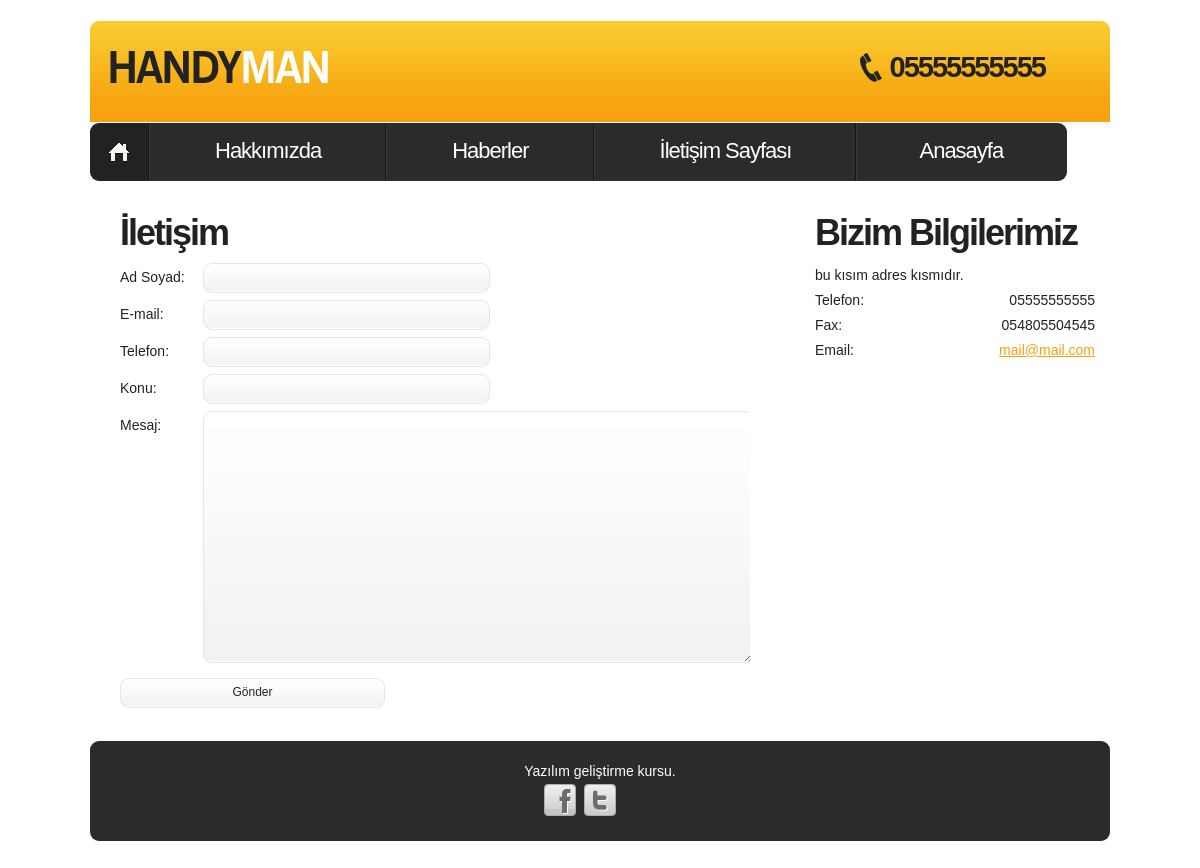
The app's page /tamirci/iletisim.php with its own data.
### tables this page shows
CREATE TABLE `ayarlar` (
  `ayar_id` int(11) NOT NULL,
  `ayar_logo` varchar(250) NOT NULL,
  `ayar_telefon` varchar(50) NOT NULL,
  `ayar_title` varchar(100) NOT NULL,
  `ayar_description` varchar(500) NOT NULL,
  `ayar_keywords` varchar(500) NOT NULL,
  `ayar_facebook` varchar(150) NOT NULL,
  `ayar_twitter` varchar(150) NOT NULL,
  `ayar_footer` varchar(500) NOT NULL,
  `ayar_adres` varchar(500) NOT NULL,
  `ayar_mail` varchar(100) NOT NULL,
  `ayar_fax` varchar(50) NOT NULL,
  `ayar_yedek` varchar(50) NOT NULL
);

CREATE TABLE `menuler` (
  `menu_id` int(11) NOT NULL,
  `menu_ad` varchar(50) NOT NULL,
  `menu_link` varchar(500) NOT NULL,
  `menu_ek` varchar(50) NOT NULL
);

### tamirci/iletisim.php (the view, shortened to what this page needs)
<?php
include 'header.php';
$sunucu = "localhost";
$database = "tamirci";
$username = "root";
$password = "";
$ayarSorgu = mysqli_query(mysqli_connect($sunucu, $username, $password, $database), "select * from ayarlar");
$ayarCek = mysqli_fetch_assoc($ayarSorgu)
?>
<section id="content">
  <div class="wrapper">
    <article class="col-1">
      <div class="indent-left">
        <h3 class="p1">İletişim</h3>
        <form id="contact-form" action="admin/islem.php" method="post" enctype="multipart/form-data">
          <fieldset>
            <label><span class="text-form">Ad Soyad:</span>
              <input type="text" name="mesaj_ad">
            </label>
            <label><span class="text-form">E-mail:</span>
              <input type="text" name="mesaj_mail">
            </label>
            <label><span class="text-form">Telefon:</span>
              <input type="text" name="mesaj_telefon">
            </label>
            <label><span class="text-form">Konu:</span>
              <input type="text" name="mesaj_konu">
            </label>
            <div class="wrapper">
              <div class="text-form">Mesaj:</div>
              <div class="extra-wrap">
                <textarea  name="mesaj_mesaj"></textarea>
              </div>
            </div>
            <div class="buttons"> <input type="submit" name="mesaj_gonder" value="Gönder"> </div>
          </fieldset>
        </form>
      </div>
    </article>
    <article class="col-2">
      <h3 class="p1">Bizim Bilgilerimiz</h3>
      <dl class="img-indent-bot">
        <dt><?php echo $ayarCek['ayar_adres'] ?></dt>
        <dd><span>Telefon:</span><strong><?php echo $ayarCek['ayar_telefon'] ?></strong></dd>
        <dd><span>Fax:</span><strong><?php echo $ayarCek['ayar_fax'] ?></strong></dd>
        <dd><span>Email:</span><strong><a href="#"><?php echo $ayarCek['ayar_mail'] ?></a></strong></dd>
      </dl>
    </article>
  </div>
  <div class="block"></div>
</section>
</div>
</div>
<?php include 'footer.php' ?>

### tamirci/header.php (shortened to what this page needs)
<?php
$sunucu = "localhost";
$database = "tamirci";
$username = "root";
$password = "";
$ayarSorgu = mysqli_query(mysqli_connect($sunucu, $username, $password, $database), "select * from ayarlar");
$ayarCek = mysqli_fetch_assoc($ayarSorgu);
$menuSorgu =  mysqli_query(mysqli_connect($sunucu, $username, $password, $database), "select * from menuler");
?>
<!DOCTYPE html>
<html lang="en">
<head>
    <link rel="stylesheet" href="css/reset.css" type="text/css" media="screen">
    <link rel="stylesheet" href="css/style.css" type="text/css" media="screen">
    <link rel="stylesheet" href="css/layout.css" type="text/css" media="screen">
</head>
<body id="page1">
    <div class="extra">
        <div class="main">
            <header>
                <div class="indent">
                    <div class="row-top">
                        <div class="wrapper">
                            <img style="margin-top:30px; margin-left: 20px;" src=<?php echo $ayarCek['ayar_logo'] ?> alt="">
                            <strong class="support"><?php echo $ayarCek['ayar_telefon'] ?></strong>
                        </div>
                    </div>
                    <nav>
                        <ul class="menu" style="margin-top:1px">
                            <li><a class="active" href="index.php">Home</a></li>
                            <?php
                            $menuSayisi = mysqli_num_rows($menuSorgu);
                            $count = 0;
                            while ($menuCek = mysqli_fetch_assoc($menuSorgu)) {
                                $count++;
                            ?>
                                <li class="<?php
                                            if ($menuSayisi == $count) {
                                                echo "last";
                                            } ?>">
                                    <a href=<?php echo $menuCek['menu_link'] ?>> <?php echo $menuCek['menu_ad'] ?> </a>
                                </li>
                            <?php } ?>
                        </ul>
                    </nav>
                </div>
            </header>

### tamirci/footer.php (shortened to what this page needs)
<footer>
    <div class="main">
        <div class="footer-bg">
            <?php echo $ayarCek['ayar_footer'] ?>
            <ul class="list-services">
                <li><a class="tooltips" href=<?php echo $ayarCek['ayar_facebook'] ?>></a></li>
                <li class="item-1"><a class="tooltips" href=<?php echo $ayarCek['ayar_twitter'] ?>></a></li>
            </ul>
        </div>
    </div>
</footer>
</body>
</html>

### tamirci/css/style.css (style rules this page uses)
article, aside, audio, canvas, command, datalist, details, embed, figcaption, figure, footer, header, hgroup, keygen, meter, nav, output, progress, section, source, video { display:block }
html { width:100% }
body { font-family:Arial, Helvetica, sans-serif; font-size:100%; color:#222; min-width:1020px; background:#fff }
.main { width:1020px; padding:0; margin:0 auto; font-size:0.875em; line-height:1.785em }
a { color:#f6a20e; outline:none }
.col-1, .col-2, .column-1, .column-2 { float:left }
.wrapper { width:100%; overflow:hidden; position:relative }
.extra-wrap { overflow:hidden }
.p1 { margin-bottom:8px }
.indent { padding:21px 0 0; position:relative; overflow:hidden }
.indent-left { padding-left:30px }
.img-indent-bot { margin-bottom:25px }
.menu li a, .link, .button, .button-2, h1 a { text-decoration:none }
header { width:100%; position:relative; z-index:2; }
.row-top { width:100%; min-height:101px; background:url(../images/row-top-tail.gif) left top repeat-x #f6a20e; border-radius:9px 9px 0 0; -moz-border-radius:9px 9px 0 0; -webkit-border-radius:9px 9px 0 0; position:relative; overflow:hidden; z-index:1; }
.support { display:block; font-size:29px; line-height:1.2em; padding:29px 65px 0 30px; letter-spacing:-2px; background:url(../images/pic-1.png) 0 32px no-repeat; float:right; }
.menu { padding:0 0 0 0; width:100%; margin-top:-9px; position:relative; z-index:2; }
.menu li { float:left; position:relative; padding-right:2px; background:url(../images/menu-spacer.gif) right top repeat-y; }
.menu li.last { background:none; padding:0 }
.menu li a { display:block; font-size:22px; font-weight:400; line-height:2em; padding:6px 64px 8px 65px; color:#fff; text-transform:capitalize; letter-spacing:-1px; background:#2b2b2b; }
.menu li:first-child a { padding:6px 0 8px; width:58px; text-indent:-9999px; background:url(../images/menu-home-icon.png) center center no-repeat #2b2b2b; border-radius:9px 0 0 9px; -moz-border-radius:9px 0 0 9px; -webkit-border-radius:9px 0 0 9px; }
.menu li.last a { padding:6px 64px 8px 62px; border-radius:0 9px 9px 0; -moz-border-radius:0 9px 9px 0; -webkit-border-radius:0 9px 9px 0; }
.menu li a.active, .menu > li > a:hover { background-color:#222 }
#content { width:100%; padding:20px 0; position:relative; z-index:1; }
h3 { font-size:36px; line-height:1.222em; color:#222; letter-spacing:-2px; margin-bottom:22px; }
dl span { float:left }
dl strong { float:right; font-weight:normal }
dl dd { width:100%; overflow:hidden }
#contact-form { display:block }
#contact-form label { display:block; height:37px; overflow:hidden; }
#contact-form input { float:left; width:265px; font-size:12px; line-height:1.25em; color:#222; padding:6px 10px 7px; margin:0; font-family:Arial, Helvetica, sans-serif; border:1px solid #e5e5e5; background:url(../images/input-tail.gif) 0 0 repeat-x; border-radius:9px; -moz-border-radius:9px; -webkit-border-radius:9px; outline:none; }
#contact-form textarea { float:left; height:238px; width:529px; font-size:12px; line-height:1.25em; color:#222; padding:6px 10px; margin:0; font-family:Arial, Helvetica, sans-serif; border:1px solid #e5e5e5; background:url(../images/area-tail.gif) 0 0 repeat-x; overflow:auto; border-radius:9px; -moz-border-radius:9px; -webkit-border-radius:9px; outline:none; }
.text-form { float:left; display:block; font-size:14px; line-height:2em; width:83px; color:#222; font-family:Arial, Helvetica, sans-serif; }
.buttons { padding:15px 0 0 0; text-align:right }
footer { width:100%; height:132px; color:#fff; text-align:center; position:relative; overflow:hidden; z-index:9; }
.footer-bg { width:100%; padding:18px 0 25px; background:#2b2b2b; border-radius:9px; -moz-border-radius:9px; -webkit-border-radius:9px; }
.list-services { padding:0; width:112px; margin:0 auto; overflow:hidden; }
.list-services li { float:left; padding:0 0 0 8px; }
.list-services li:first-child { padding:0 }
.list-services li a { display:block; width:32px; height:32px; text-indent:-9999px; background:url(../images/social-icons.png) 0 0 no-repeat; }
.list-services li.item-1 a { background-position:-40px 0 }
.block { height:132px }
.extra { min-height:100%; height:auto !important; height:100%; margin: 0 auto -132px; position:relative; overflow:hidden; }
html, body { height:100% }

### tamirci/css/layout.css (style rules this page uses)
#page1 .col-1 { width:660px; margin-right:65px }
#page1 .col-2 { width:280px }
#page1 .indent { padding:21px 0 20px }
#page1 #content { padding:10px 0 33px }

### records on screen
ayarlar: ayar_logo (picture), ayar_telefon "05555555555", ayar_adres "bu kısım adres kısmıdır.", ayar_fax "054805504545", ayar_mail "mail@mail.com", ayar_footer "Yazılım geliştirme kursu."
menuler: menu_ad "Hakkımızda"
menuler: menu_ad "Haberler"
menuler: menu_ad "İletişim Sayfası"
menuler: menu_ad "Anasayfa"
